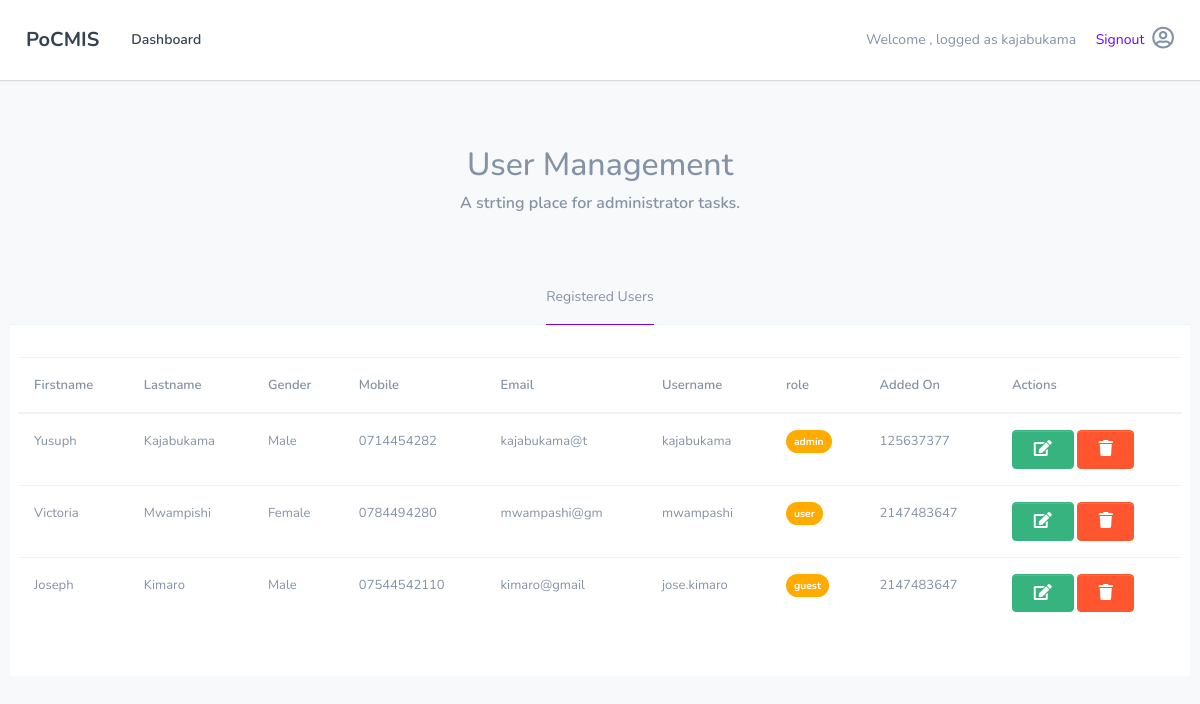
Before: /admin/manage_users.php (signed in) with the older database file.
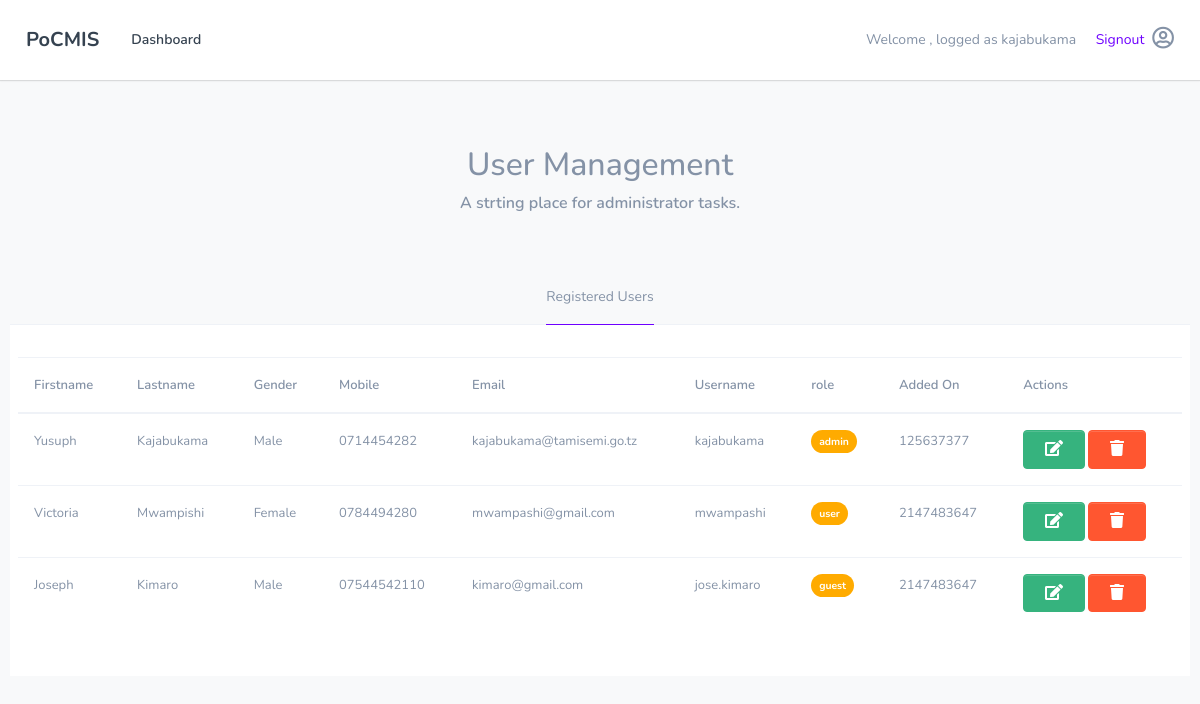
After: the same page with the newer database file.
### tables this page shows
CREATE TABLE `tbl_users`(
	id INT(11) NOT NULL AUTO_INCREMENT PRIMARY KEY,
	stationId INT(11)NOT NULL,
	firstname VARCHAR(100) NOT NULL,
	lastname VARCHAR(100) NOT NULL,
	gender VARCHAR(10)NOT NULL,
	mobile VARCHAR(12)NOT NULL,
	email VARCHAR(100)NOT NULL,
	username VARCHAR(100) NOT NULL,
	password VARCHAR(62) NOT NULL,
	role VARCHAR(10) NOT NULL default 'admin',
	active INT(2) NOT NULL default 1,
	createdAt INT(11) default 0
)AUTO_INCREMENT=100200;

### includes/functions.php (called while the page is built, shortened)
<?php
	function getUser($connection, $userid){
		$query = "SELECT * FROM ".TBL_USER." WHERE id = ?";
		$stmt = $connection->prepare($query);
		$stmt->bind_param("s", $userid);
		$stmt->execute();
		$result = $stmt->get_result();
		$user = $result->fetch_assoc();
		return $user;
	}
	function get_users_By_station($connection, $stationId){
		$query = "SELECT * FROM ".TBL_USER." WHERE stationId = ?";
		$stmt = $connection->prepare($query);
		$stmt->bind_param("s", $stationId);
		$stmt->execute();
		$result = $stmt->get_result();
		$users = $result->fetch_all(MYSQLI_ASSOC);
		return $users;
	}

### admin/manage_users.php (the view, shortened to what this page needs)
<?php
	require_once('../database/connection.php');
	require_once('../includes/functions.php');
	$instance = openConnection();
	$user = getUser($instance, $_SESSION['userId']);
	$username = $user['username'];
	$stationId = $user['stationId'];
	$users = get_users_By_station($instance, $stationId);
?>
<!DOCTYPE html>
<html lang="en">
<head>
	<link rel="stylesheet" href="../assets/css/bootstrap.min.css">
	<link rel="stylesheet" href="../assets/css/all.min.css">
	<link rel="stylesheet" href="../assets/css/default.css">
</head>
<body>
	<?php require_once('../partials/navbar.php'); ?>
	<div class="container space-top">
		<div class="row">
			<div class="col-md-12 text-center">
				<h2 class="text-muted">User Management</h2>
				<h6 class="text-muted">A strting place for administrator tasks.</h6>
			</div>
		</div>
		<div class="row d-flex justify-content-center mt-5">
			<div class="col-md-12">
				<ul class="nav nav-tabs justify-content-center" id="myTab" role="tablist">
					  <li class="nav-item">
					    <a class="nav-link active" id="home-tab" data-toggle="tab" href="#home" role="tab" aria-controls="home" aria-selected="true">Registered  Users</a>
					  </li>
					</ul>
					<div class="tab-content" id="myTabContent">
					  <div class="tab-pane fade show active" id="home" role="tabpanel" aria-labelledby="home-tab">
					  	<table class="table">
						  <head>
						    <tr>
						      <th>Firstname</th>
						      <th>Lastname</th>
						      <th>Gender</th>
						      <th>Mobile</th>
						      <th>Email</th>
						      <th>Username</th>
						      <th>role</th>
						      <th>Added On</th>
						      <th>Actions</th>
						    </tr>
						  </head>
						  <tbody>
						    <?php  foreach($users as $user): ?>
						    	<tr>
								   <td><?php echo $user['firstname']; ?></td>
								   <td><?php echo $user['lastname']; ?></td>
								   <td><?php echo $user['gender']; ?></td>
								   <td><?php echo $user['mobile']; ?></td>
								   <td><?php echo $user['email']; ?></td>
								   <td><?php echo $user['username']; ?></td>
								   <td><span class="badge badge-warning">
								   	<?php echo $user['role'];?></span>
								   </td>
								   <td><?php echo $user['createdAt'];?></td>
								   <td>
								   	<span>
								   		<a href="edit_user.php?id=<?php echo $user['id']; ?>" class="btn btn-success"><i class="fas fa-edit"></i>
								   		</a>
								   	</span>
								   	<span>
								   		<a href="delete_user.php?id=<?php echo $user['id']; ?>" class="btn btn-danger"><i class="fas fa-trash"></i>
								   		</a>
								   	</span>
								   </td>
								</tr>
						    <?php endforeach; ?>
						  </tbody>
						</table>
					  </div>
					</div>
			</div>
		</div>
	</div>
</body>
</html>

### partials/navbar.php
<nav class="navbar navbar-expand-lg navbar-light bg-light">
  <div class="container">
  	<a class="navbar-brand" href="#">PoCMIS</a>
	  <div class="collapse navbar-collapse" id="navbarSupportedContent">
	    <ul class="navbar-nav mr-auto">
	      <li class="nav-item active"><a class="nav-link" href="#">Dashboard</a></li>
	    </ul>
	    <span class="text-muted">
	    	<?php
		    	echo "Welcome , logged as ".$username . " <a class='ml-3' href='../logout.php?value=logout'>Signout</a> ";
		    ?>
	    </span>
	    <span class="ml-2"><i class="far fa-user-circle medium"></i></span>
	  </div>
  </div>
</nav>

### assets/css/default.css (style rules this page uses)
body { background-color: #f8f9fa !important; font-size: 14px!important; }
.btn { padding: 0.4rem 1.3rem !important; }
.badge { border-radius: 6rem !important; }
.space-top { margin-top: 4rem !important; }
.medium { font-size: 1.4rem !important; }
.navbar-brand { font-weight: 700 !important; }
.navbar { background-color: #fff !important; padding: 1rem 1rem !important; box-shadow: 0 1px 2px rgba(0,0,0,0.0576), 0 1px 1px rgba(0,0,0,0.09); transition: all 0.3s cubic-bezier(.25,.8,.25,1); }
.tab-content { padding: 2rem 0.5rem !important; background-color: #ffffff !important; }

Changed rows visible on the page:
changed tbl_users "Yusuph": email "kajabukama@t" → "kajabukama@tamisemi.go.tz"
changed tbl_users "Victoria": email "mwampashi@gm" → "mwampashi@gmail.com"
changed tbl_users "Joseph": email "kimaro@gmail" → "kimaro@gmail.com"
